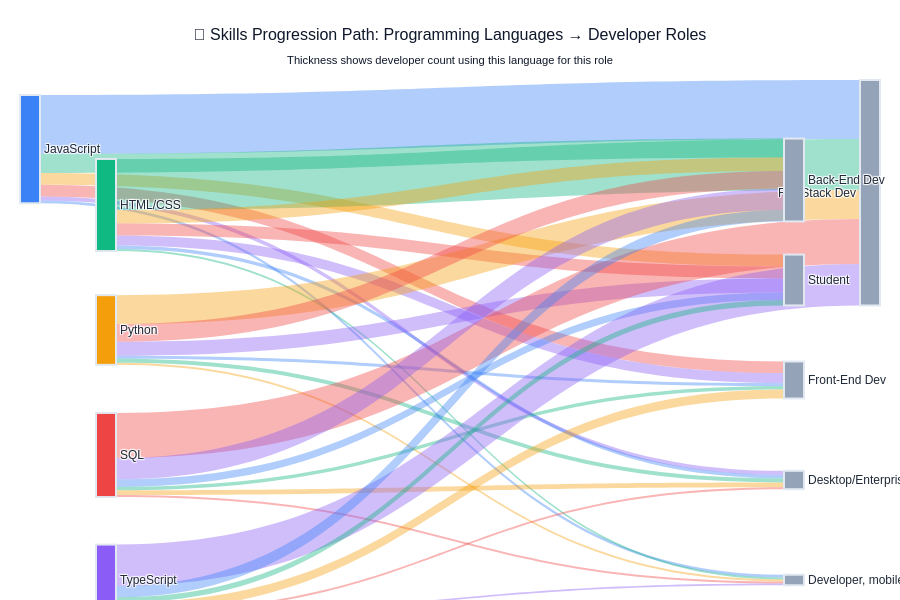

The cell this chart's notebook holds for it:
### Code cell
# CELL 74: SKILLS PROGRESSION PATH - Qual linguagem leva a qual carreira?
# 📍 TAB: Tech Trends + Career Path - NOVO GRÁFICO ESTRATÉGICO
# 🎯 Mostra fluxo: Top 5 Linguagens → Top 6 DevTypes (Sankey interativo)

import plotly.graph_objects as go

# 1. Preparar dados: Linguagem → DevType
df_flow = dataset_limpo_medianag[['LanguageHaveWorkedWith', 'DevType']].copy()

# Top 5 linguagens
langs = df_flow['LanguageHaveWorkedWith'].fillna('').astype(str)
langs_exp = langs.str.split(';').explode().str.strip()
langs_exp = langs_exp[(langs_exp != '') & (langs_exp != 'Sem dado')]
top5_langs = langs_exp.value_counts().head(5).index.tolist()

# Top 6 DevTypes
devtypes = df_flow['DevType'].fillna('').astype(str)
devtypes_exp = devtypes.str.split(';').explode().str.strip()
devtypes_exp = devtypes_exp[(devtypes_exp != '') & (devtypes_exp != 'Sem dado') & (devtypes_exp != 'Other (please specify):')]
top6_roles = devtypes_exp.value_counts().head(6).index.tolist()

# 2. Contar fluxos: linguagem → carreira
flows = {}
for lang in top5_langs:
    flows[lang] = {}
    lang_mask = df_flow['LanguageHaveWorkedWith'].astype(str).str.contains(lang, case=False, na=False)
    
    for role in top6_roles:
        role_mask = df_flow['DevType'].astype(str).str.contains(role, case=False, na=False)
        flow_count = (lang_mask & role_mask).sum()
        if flow_count > 0:
            flows[lang][role] = flow_count

# 3. Limpar nomes para melhor visualização
lang_names = {
    'JavaScript': 'JavaScript',
    'Python': 'Python',
    'TypeScript': 'TypeScript',
    'Java': 'Java',
    'C#': 'C#',
    'C++': 'C++',
    'Go': 'Go',
    'Rust': 'Rust',
    'PHP': 'PHP',
    'SQL': 'SQL'
}

role_names = {
    'Developer, full-stack': 'Full-Stack Dev',
    'Developer, back-end': 'Back-End Dev',
    'Developer, front-end': 'Front-End Dev',
    'Developer, desktop or enterprise applications': 'Desktop/Enterprise',
    'Data scientist or machine learning specialist': 'Data Scientist/ML',
    'Engineering manager': 'Eng. Manager'
}

# 4. Preparar dados para Sankey
source_nodes = [lang_names.get(l, l) for l in top5_langs]
target_nodes = [role_names.get(r, r[:25]) for r in top6_roles]
all_nodes = source_nodes + target_nodes

source_indices = []
target_indices = []
values = []

for lang_idx, lang in enumerate(top5_langs):
    for role_idx, role in enumerate(top6_roles):
        if lang in flows and role in flows[lang]:
            count = flows[lang][role]
            if count > 20:  # Only show significant flows
                source_indices.append(lang_idx)
                target_indices.append(len(source_nodes) + role_idx)
                values.append(count)

# 5. Cores para Sankey
colors_flows = ['rgba(59, 130, 246, 0.4)', 'rgba(16, 180, 129, 0.4)', 'rgba(245, 158, 11, 0.4)', 
                'rgba(239, 68, 68, 0.4)', 'rgba(139, 92, 246, 0.4)']
node_colors = ['#3b82f6', '#10b981', '#f59e0b', '#ef4444', '#8b5cf6'][:len(source_nodes)] + ['#94a3b8'] * len(target_nodes)

# 6. Preparar cores para links (ciclar através das cores)
link_colors = [colors_flows[i % len(colors_flows)] for i in range(len(values))]

# 7. Criar Sankey com Plotly
fig = go.Figure(data=[go.Sankey(
    node=dict(
        pad=15,
        thickness=20,
        line=dict(color='#e2e8f0', width=2),
        label=all_nodes,
        color=node_colors,
        x=[0.1] * len(source_nodes) + [0.9] * len(target_nodes),
        y=[i/(len(source_nodes)-1) if len(source_nodes) > 1 else 0.5 for i in range(len(source_nodes))] + 
          [i/(len(target_nodes)-1) if len(target_nodes) > 1 else 0.5 for i in range(len(target_nodes))]
    ),
    link=dict(
        source=source_indices,
        target=target_indices,
        value=values,
        color=link_colors
    )
)])

fig.update_layout(
    title={
        'text': '🚀 Skills Progression Path: Programming Languages → Developer Roles<br><sub>Thickness shows developer count using this language for this role</sub>',
        'font': {'size': 16, 'color': '#0f172a', 'family': 'Arial, sans-serif'},
        'x': 0.5,
        'xanchor': 'center'
    },
    font=dict(size=12, family='Arial, sans-serif', color='#1f2937'),
    plot_bgcolor='#f8fafc',
    paper_bgcolor='#ffffff',
    height=600,
    margin=dict(l=20, r=20, t=80, b=20)
)

fig.show()

print('✅ Skills Progression Path (Sankey) criado com sucesso!')
print(f'\n📊 Fluxos principais (Linguagem → Carreira):')
print(f'   Total de conexões mostradas: {len(source_indices)}')
print(f'   Top linguagens analisadas: {", ".join(top5_langs)}')
print(f'   Carreiras alvo: {len(target_nodes)}')

### Figure 1 — Plotly figure (JSON) as saved in the notebook; plotly's stock layout.template omitted (floating-point values rounded to 4 significant figures)
{"data": [{"link": {"color": ["rgba(59, 130, 246, 0.4)", "rgba(16, 180, 129, 0.4)", "rgba(245, 158, 11, 0.4)", "rgba(239, 68, 68, 0.4)", "rgba(139, 92, 246, 0.4)", "rgba(59, 130, 246, 0.4)", "rgba(16, 180, 129, 0.4)", "rgba(245, 158, 11, 0.4)", "rgba(239, 68, 68, 0.4)", "rgba(139, 92, 246, 0.4)", "rgba(59, 130, 246, 0.4)", "rgba(16, 180, 129, 0.4)", "rgba(245, 158, 11, 0.4)", "rgba(239, 68, 68, 0.4)", "rgba(139, 92, 246, 0.4)", "rgba(59, 130, 246, 0.4)", "rgba(16, 180, 129, 0.4)", "rgba(245, 158, 11, 0.4)", "rgba(239, 68, 68, 0.4)", "rgba(139, 92, 246, 0.4)", "rgba(59, 130, 246, 0.4)", "rgba(16, 180, 129, 0.4)", "rgba(245, 158, 11, 0.4)", "rgba(239, 68, 68, 0.4)", "rgba(139, 92, 246, 0.4)", "rgba(59, 130, 246, 0.4)", "rgba(16, 180, 129, 0.4)", "rgba(245, 158, 11, 0.4)", "rgba(239, 68, 68, 0.4)", "rgba(139, 92, 246, 0.4)"], "source": [0, 0, 0, 0, 0, 0, 1, 1, 1, 1, 1, 1, 2, 2, 2, 2, 2, 2, 3, 3, 3, 3, 3, 3, 4, 4, 4, 4, 4, 4], "target": [5, 6, 7, 8, 9, 10, 5, 6, 7, 8, 9, 10, 5, 6, 7, 8, 9, 10, 5, 6, 7, 8, 9, 10, 5, 6, 7, 8, 9, 10], "value": [15089, 4839, 3035, 2963, 1034, 717, 13044, 3463, 3058, 2575, 887, 509, 7396, 4495, 3615, 747, 1050, 512, 11519, 5480, 1912, 845, 1229, 515, 10598, 2895, 1377, 2324, 486, 437]}, "node": {"color": ["#3b82f6", "#10b981", "#f59e0b", "#ef4444", "#8b5cf6", "#94a3b8", "#94a3b8", "#94a3b8", "#94a3b8", "#94a3b8", "#94a3b8"], "label": ["JavaScript", "HTML/CSS", "Python", "SQL", "TypeScript", "Full-Stack Dev", "Back-End Dev", "Student", "Front-End Dev", "Desktop/Enterprise", "Developer, mobile"], "line": {"color": "#e2e8f0", "width": 2}, "pad": 15, "thickness": 20, "x": [0.1, 0.1, 0.1, 0.1, 0.1, 0.9, 0.9, 0.9, 0.9, 0.9, 0.9], "y": [0, 0.25, 0.5, 0.75, 1, 0, 0.2, 0.4, 0.6, 0.8, 1]}, "type": "sankey"}], "layout": {"font": {"color": "#1f2937", "family": "Arial, sans-serif", "size": 12}, "height": 600, "margin": {"b": 20, "l": 20, "r": 20, "t": 80}, "paper_bgcolor": "#ffffff", "plot_bgcolor": "#f8fafc", "title": {"font": {"color": "#0f172a", "family": "Arial, sans-serif", "size": 16}, "text": "🚀 Skills Progression Path: Programming Languages → Developer Roles<br><sub>Thickness shows developer count using this language for this role</sub>", "x": 0.5, "xanchor": "center"}}}
